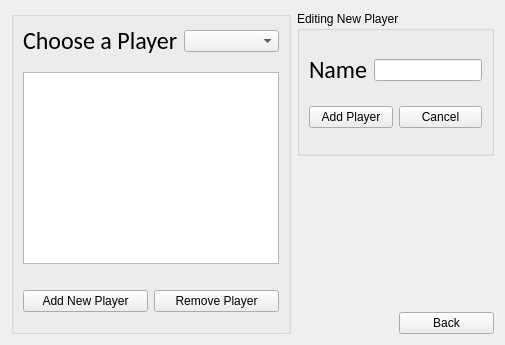
      <widget class="QWidget" name="player_tab">
       <attribute name="title">
        <string>Player</string>
       </attribute>
       <layout class="QGridLayout" name="gridLayout_19">
        <item row="0" column="0">
         <widget class="QGroupBox" name="groupBox_15">
          <property name="maximumSize">
           <size>
            <width>500</width>
            <height>16777215</height>
           </size>
          </property>
          <property name="title">
           <string/>
          </property>
          <layout class="QVBoxLayout" name="verticalLayout_10">
           <item>
            <layout class="QHBoxLayout" name="horizontalLayout_24">
             <item>
              <widget class="QLabel" name="label_28">
               <property name="font">
                <font>
                 <family>Calibri</family>
                 <pointsize>18</pointsize>
                </font>
               </property>
               <property name="text">
                <string>Choose a Player</string>
               </property>
              </widget>
             </item>
             <item>
              <widget class="QComboBox" name="players_cBox">
               <property name="maximumSize">
                <size>
                 <width>300</width>
                 <height>16777215</height>
                </size>
               </property>
              </widget>
             </item>
            </layout>
           </item>
           <item>
            <spacer name="verticalSpacer_3">
             <property name="orientation">
              <enum>Qt::Vertical</enum>
             </property>
             <property name="sizeType">
              <enum>QSizePolicy::Maximum</enum>
             </property>
             <property name="sizeHint" stdset="0">
              <size>
               <width>20</width>
               <height>10</height>
              </size>
             </property>
            </spacer>
           </item>
           <item>
            <widget class="QListWidget" name="player_listWidget"/>
           </item>
           <item>
            <spacer name="verticalSpacer_4">
             <property name="orientation">
              <enum>Qt::Vertical</enum>
             </property>
             <property name="sizeType">
              <enum>QSizePolicy::Maximum</enum>
             </property>
             <property name="sizeHint" stdset="0">
              <size>
               <width>20</width>
               <height>20</height>
              </size>
             </property>
            </spacer>
           </item>
           <item>
            <layout class="QHBoxLayout" name="horizontalLayout_26">
             <item>
              <widget class="QPushButton" name="addPlayer_btn">
               <property name="maximumSize">
                <size>
                 <width>150</width>
                 <height>16777215</height>
                </size>
               </property>
               <property name="text">
                <string>Add New Player</string>
               </property>
              </widget>
             </item>
             <item>
              <widget class="QPushButton" name="removePlayer_btn">
               <property name="maximumSize">
                <size>
                 <width>150</width>
                 <height>16777215</height>
                </size>
               </property>
               <property name="text">
                <string>Remove Player</string>
               </property>
              </widget>
             </item>
            </layout>
           </item>
           <item>
            <spacer name="verticalSpacer_5">
             <property name="orientation">
              <enum>Qt::Vertical</enum>
             </property>
             <property name="sizeType">
              <enum>QSizePolicy::Maximum</enum>
             </property>
             <property name="sizeHint" stdset="0">
              <size>
               <width>20</width>
               <height>10</height>
              </size>
             </property>
            </spacer>
           </item>
          </layout>
         </widget>
        </item>
        <item row="0" column="1">
         <layout class="QVBoxLayout" name="verticalLayout_13">
          <item>
           <widget class="QGroupBox" name="addPlayer_GB">
            <property name="maximumSize">
             <size>
              <width>400</width>
              <height>300</height>
             </size>
            </property>
            <property name="title">
             <string>Editing New Player</string>
            </property>
            <layout class="QVBoxLayout" name="verticalLayout_12">
             <item>
              <layout class="QHBoxLayout" name="horizontalLayout_25">
               <item>
                <widget class="QLabel" name="label_29">
                 <property name="font">
                  <font>
                   <family>Calibri</family>
                   <pointsize>18</pointsize>
                  </font>
                 </property>
                 <property name="text">
                  <string>Name</string>
                 </property>
                </widget>
               </item>
               <item>
                <widget class="QLineEdit" name="namePlayer_lineEdit">
                 <property name="maximumSize">
                  <size>
                   <width>150</width>
                   <height>16777215</height>
                  </size>
                 </property>
                </widget>
               </item>
              </layout>
             </item>
             <item>
              <layout class="QHBoxLayout" name="horizontalLayout_27">
               <item>
                <widget class="QPushButton" name="addNewPlayer_btn_2">
                 <property name="maximumSize">
                  <size>
                   <width>130</width>
                   <height>16777215</height>
                  </size>
                 </property>
                 <property name="text">
                  <string>Add Player</string>
                 </property>
                </widget>
               </item>
               <item>
                <widget class="QPushButton" name="cancelAddPlayer_btn">
                 <property name="maximumSize">
                  <size>
                   <width>130</width>
                   <height>16777215</height>
                  </size>
                 </property>
                 <property name="text">
                  <string>Cancel</string>
                 </property>
                </widget>
               </item>
              </layout>
             </item>
            </layout>
           </widget>
          </item>
          <item>
           <widget class="QLabel" name="label_27">
            <property name="text">
             <string/>
            </property>
            <property name="pixmap">
             <pixmap>:/newPrefix/images/Presentacion1.jpg</pixmap>
            </property>
           </widget>
          </item>
          <item>
           <layout class="QHBoxLayout" name="horizontalLayout_23">
            <item>
             <widget class="QLabel" name="label_30">
              <property name="text">
               <string/>
              </property>
             </widget>
            </item>
            <item>
             <widget class="QPushButton" name="backPlayer_btn">
              <property name="maximumSize">
               <size>
                <width>150</width>
                <height>16777215</height>
               </size>
              </property>
              <property name="text">
               <string>Back</string>
              </property>
             </widget>
            </item>
           </layout>
          </item>
         </layout>
        </item>
       </layout>
      </widget>
